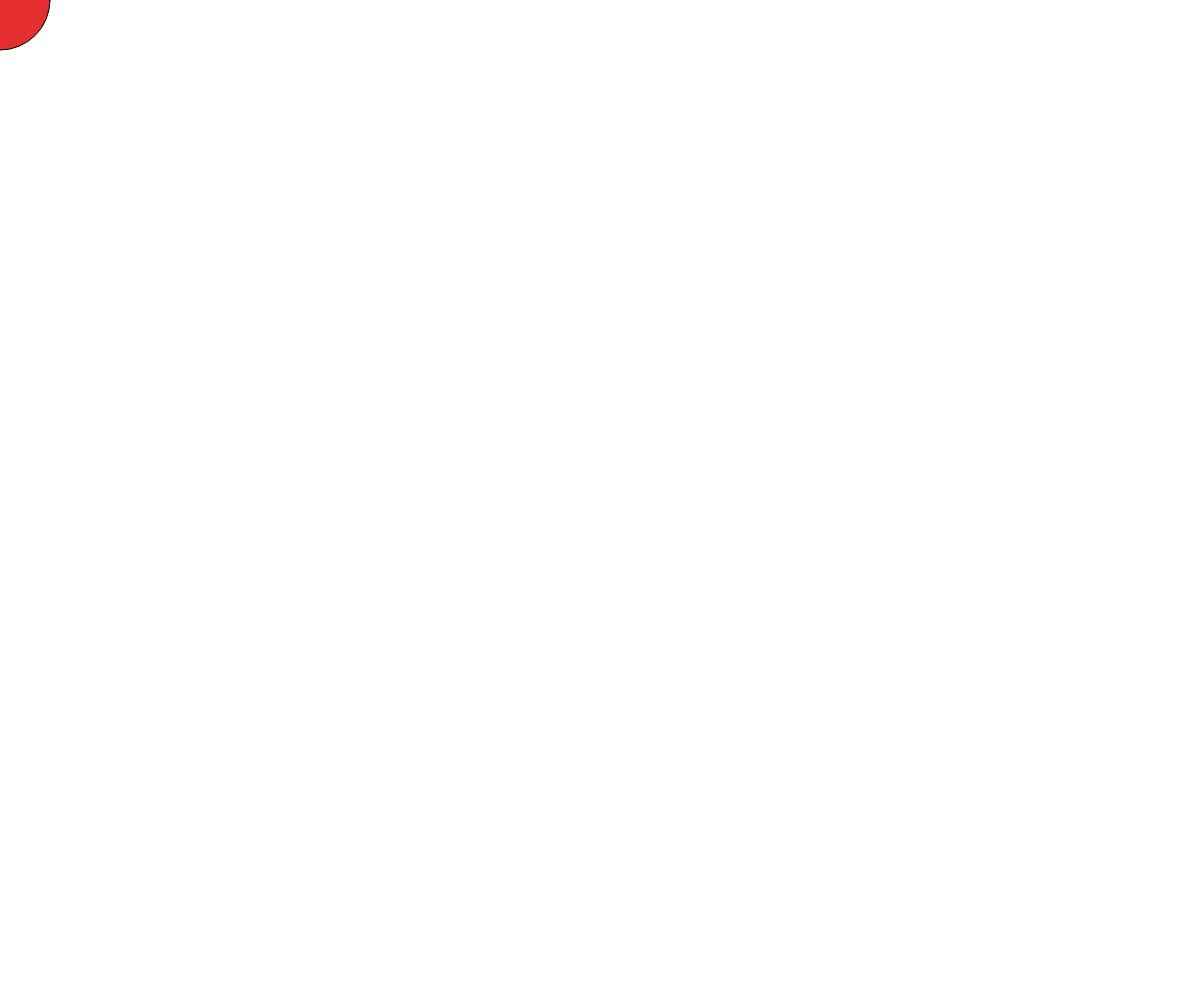
Frame 1 (no input)
Frame 60 (no input): identical to frame 1, image omitted
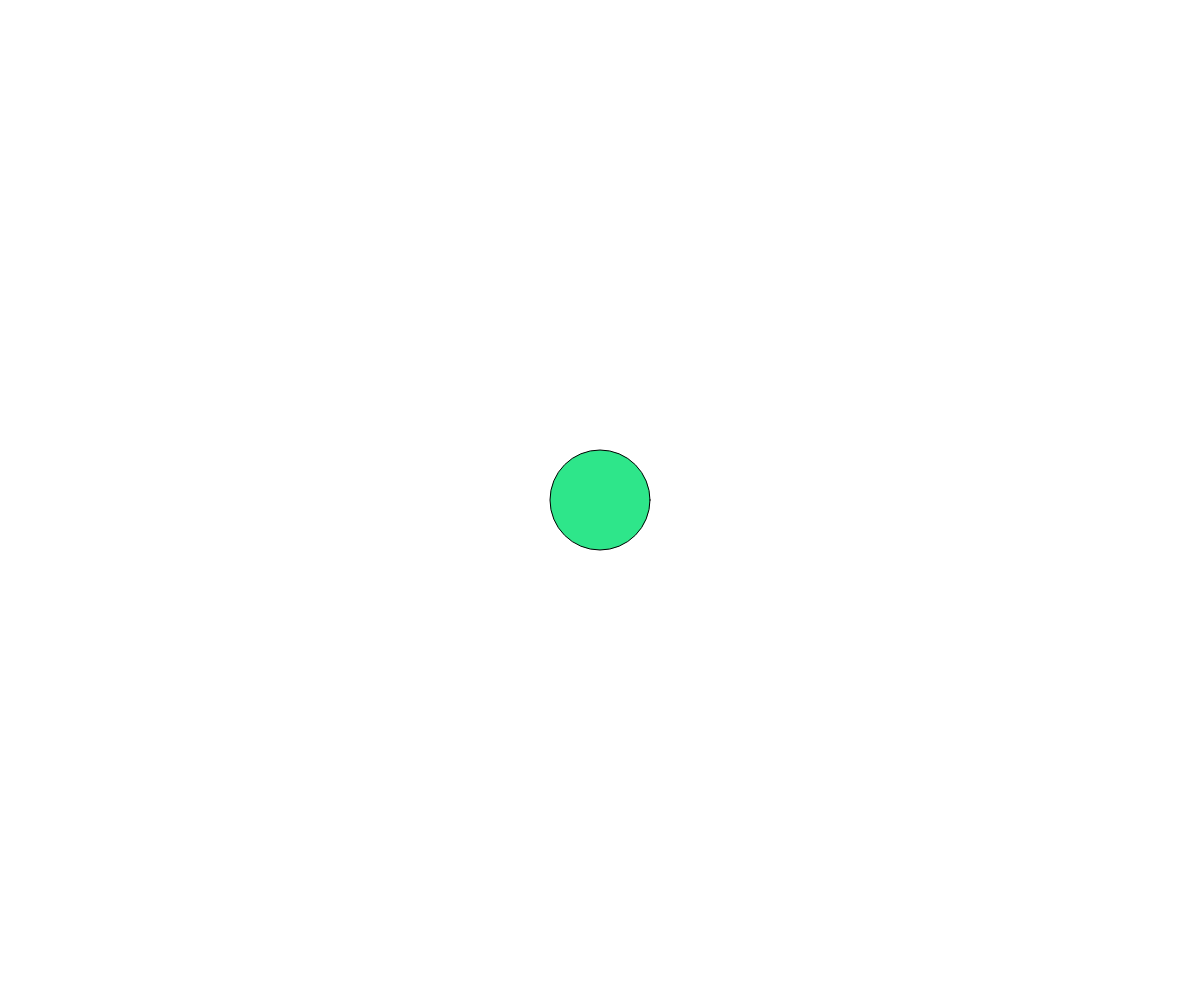
Frame 120 (the mouse pressed at the canvas centre since frame 60)

The p5.js sketch that drew these frames (run headless with seeded random() and noise() and a simulated clock; from frame 60 on, the mouse is pressed at the canvas centre):

// p5.js sketch
// ── sketch.js
function setup() {
	createCanvas(windowWidth, windowHeight);
	// put setup code here
	colorMode(HSB,width,100,100)
}

function draw() {
	// put drawing code here
	
	clear()
	fill(mouseY,80,90)
	circle(mouseX,mouseY,100)
	
}
